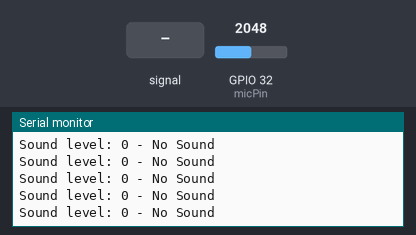
A sketch run on a simulated ESP32. Parts: the last lines printed to the serial monitor. The test bench sets the inputs (shaded band); at power-on: GPIO 32 (micPin) = 2048.

Above: at 1.2 s.
1.3 s: GPIO 32 (micPin) fed a 200 Hz sine of ±1023 counts around its level
At 1.53 s:
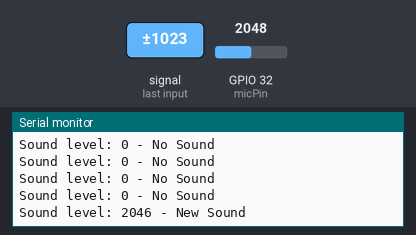
3.0 s: GPIO 32 (micPin) fed a 2 Hz sine of ±1228 counts around its level
At 3.18 s:
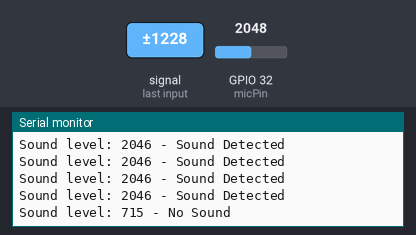
Timing chart, 0 to 6.0 s (numbered marks = the images above; inputs shaded):
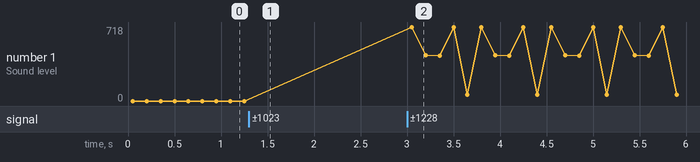

Measured:
- after the input at 1.3 s, the serial monitor: prints a new line after 0.10 s (image 1)
- after the input at 3.0 s, the serial monitor: prints a new line after 0.05 s (image 2)
- plotted number 1: 0 → 60 after the input at 3.0 s

The sketch:

microphone-threshold-test.ino
```cpp
const int threshold = 1500;                                    // Threshold for detecting sound
const int micPin = 32;                                         // Microphone pin

bool soundDetected = false;                                    // Stores whether sound is currently detected
bool previousSoundDetected = false;                            // Stores whether sound is was detected

const unsigned long sampleWindow = 50;
int soundLevel;

void setup() {
  pinMode(micPin, INPUT);
  Serial.begin(115200);

}

int measureSoundLevel(){
  int lowest = 4095;                                           // Lowest ADC value in the current sample window
  int highest = 0;                                             // Highest ADC value in the current sample window
  unsigned long startTime = millis();                          // Start time for this sample window
  while (millis() - startTime < sampleWindow){                 // Collect readings for 50 ms and track the lowest and highest values
    int value = analogRead(micPin);
    if (value < lowest){
      lowest = value;
    }
    if (highest < value){
      highest = value;
    }
  }
  return (highest - lowest);

}

void printSoundStatus(int level, bool detected, bool newEvent){
  if (newEvent){
    Serial.println(String("Sound level: ") + level + " - New Sound");
  }
  else if (detected){
    Serial.println(String("Sound level: ") + level + " - Sound Detected");
  }
  else{
    Serial.println(String("Sound level: ") + level + " - No Sound");
  }
}

void loop() {
  soundLevel = measureSoundLevel();
  soundDetected = soundLevel > threshold;
  bool newSoundEvent = soundDetected && !previousSoundDetected;
  printSoundStatus(soundLevel, soundDetected, newSoundEvent);
  previousSoundDetected = soundDetected;
  delay(100);                                                                     //Short delay to make the serial output easier to read
}
```
